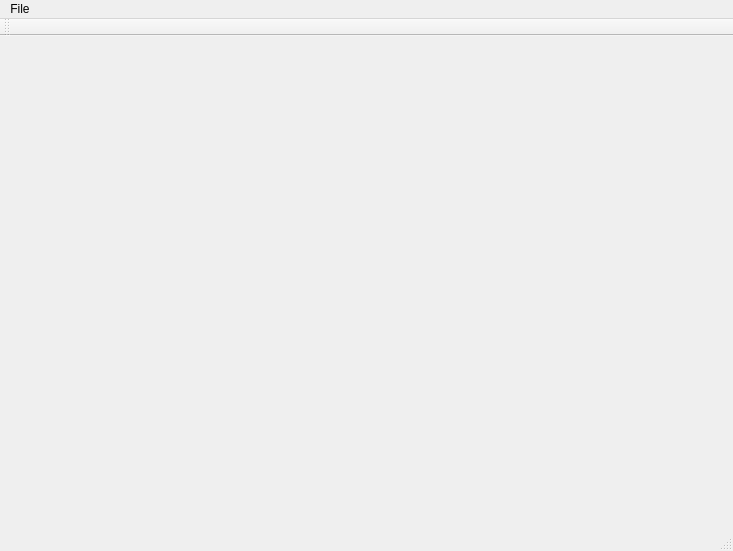
<?xml version="1.0" encoding="UTF-8"?>
<ui version="4.0">
 <class>JMainWindow</class>
 <widget class="QMainWindow" name="JMainWindow">
  <property name="geometry">
   <rect>
    <x>0</x>
    <y>0</y>
    <width>733</width>
    <height>551</height>
   </rect>
  </property>
  <property name="windowTitle">
   <string>Correspondence by JTR@BNU</string>
  </property>
  <property name="windowIcon">
   <iconset>
    <normaloff>C:/Users/Administrator/Pictures/5d4be2d7f5674732851c6e6c9fe126f2.png</normaloff>C:/Users/Administrator/Pictures/5d4be2d7f5674732851c6e6c9fe126f2.png</iconset>
  </property>
  <widget class="QWidget" name="centralWidget"/>
  <widget class="QMenuBar" name="menuBar">
   <property name="geometry">
    <rect>
     <x>0</x>
     <y>0</y>
     <width>733</width>
     <height>23</height>
    </rect>
   </property>
   <widget class="QMenu" name="menuFile">
    <property name="title">
     <string>File</string>
    </property>
    <addaction name="actionLoadSourceMesh"/>
    <addaction name="actionLoadTargetMesh"/>
   </widget>
   <addaction name="menuFile"/>
  </widget>
  <widget class="QToolBar" name="mainToolBar">
   <attribute name="toolBarArea">
    <enum>TopToolBarArea</enum>
   </attribute>
   <attribute name="toolBarBreak">
    <bool>false</bool>
   </attribute>
  </widget>
  <widget class="QStatusBar" name="statusBar"/>
  <action name="actionLoadSourceMesh">
   <property name="text">
    <string>LoadSourceMesh</string>
   </property>
  </action>
  <action name="actionLoadTargetMesh">
   <property name="text">
    <string>LoadTargetMesh</string>
   </property>
  </action>
 </widget>
 <layoutdefault spacing="6" margin="11"/>
 <resources/>
 <connections/>
</ui>
